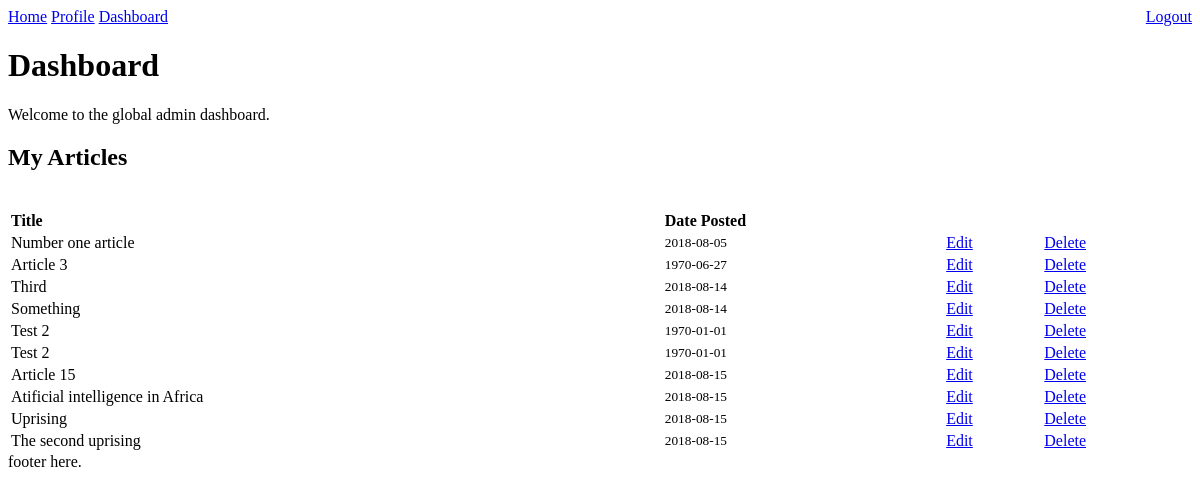
The page /dashboard.php (signed in) on the database as committed earlier.
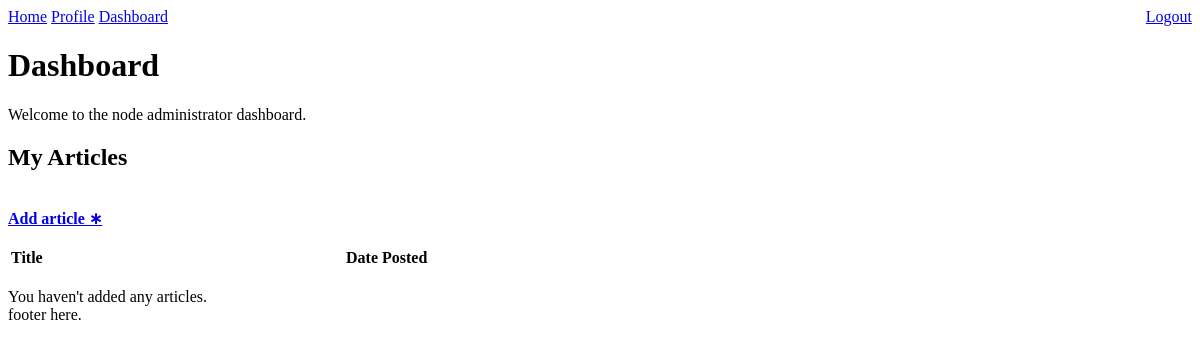
The same page on the database as committed later.
### tables this page shows
CREATE TABLE `articles` (
  `article_id` int(11) NOT NULL,
  `article_title` varchar(255) NOT NULL,
  `article_author` varchar(255) NOT NULL,
  `article_content` text NOT NULL,
  `article_timestamp` int(11) NOT NULL,
  `article_url` varchar(255) NOT NULL
);

### assets/php/classes/person.php (called while the page is built, shortened)
<?php
class Person{
    var $permission;
    function get_permission(){
        return $this -> permission;
    }
}
?>

### assets/php/fetch_data.php (called while the page is built, shortened)
<?php
    include './assets/php/connection.php';
    $articles = array();
    $query = "SELECT * FROM articles";
    $articles_from_db = mysqli_query($dbc, $query);
?>

### assets/php/classes/article.php (called while the page is built, shortened)
<?php
    class Article{
        var $id;
        var $title;
        var $date;
        function __construct(){
            $this -> id = null;
            $this -> title = 'Untitled';
            $this -> date = new DateTime();
        }
        function set_details($id, $title, $authors, $abstract, $date, $url){
            $this->id = $id;
            $this->title = $title;
            $this->date = $date;
        }
        function get_id(){
            return $this->id;
        }
        function get_title(){
            return $this->title;
        }
        function get_date(){
            return $this->date;
        }
    }
?>

### assets/php/dependencies.php (called while the page is built)
<?php
    include './assets/php/fetch_data.php';
?>

### assets/php/global_dashboard.php (the view, shortened to what this page needs)
<?php
    echo "Welcome to the global admin dashboard.";
    ?><h2>My Articles</h2>
    <br>  <table style="width:100%">
  <tr>
    <th style="text-align: left;">Title</th>
    <th style="text-align: left;">Date Posted</th>
    <th style="text-align: left;"></th>
  </tr><?php
    foreach ($articles as $article):
        ?>
       <tr>
        <td><?php echo $article->get_title(); ?></td>
        <td><small><?php echo date('Y-m-d',$article->get_date()); ?></small></td>
        <td><a href=<?php $i = $article->get_id(); echo "./includes/edit.php?edit=$i";?>>Edit</a></td>
        <td><a href=<?php $i = $article->get_id(); echo "./includes/delete.php?edit=$i";?>>Delete</a></td>
        </tr>
    <?php endforeach;
    ?>
    </table>

### dashboard.php (shortened to what this page needs)
<html lang="en">
<head>
    <?php include './assets/php/dependencies.php';?>
    <?php include './assets/php/session.php';?>
</head>
<body>
    <?php include './assets/php/header.php';?>
    <h1>Dashboard</h1>
    <?php
        switch ($user_permission){
            case 2:
            include './assets/php/node_dashboard.php';
            break;
            case 3:
                include './assets/php/global_dashboard.php';
            break;
        }
    ?>
    <?php include './assets/php/footer.php';?>
</body>
</html>

### assets/php/header.php (shortened to what this page needs)
<div>
    <a href='./'>Home</a>
    <?php
    if (isset($_SESSION['user'])){
        $user = unserialize($_SESSION['user']);
        $user_permission = $user->get_permission();
    }else{
        $user_permission = 0;
    }
        if (isset($_SESSION) && $_SESSION['logged_in'] == 'true'){
            echo "
            <a href='./profile.php'>Profile</a> ";
            if (($user_permission == 1) || ($user_permission == 2) || ($user_permission == 3) ){
            echo " <a href='./dashboard.php'>Dashboard</a> ";} ?>
            <div style="float: right">
            <?php echo "<a href='./logout.php'>Logout</a>";?>
            </div>
            <?php
        }
    ?>
</div>

### assets/php/footer.php
<div>footer here.</div>

### assets/php/node_dashboard.php (shortened to what this page needs)
<?php
    echo "Welcome to the node administrator dashboard.";
?>
<h2>My Articles</h2>
    <br>  <table style="width:100%">
  <tr>
    <th style="text-align: left;">Title</th>
    <th style="text-align: left;">Date Posted</th>
    <th style="text-align: left;"></th>
  </tr>
  <b><a href="includes/add.php">Add article &lowast;</a></b>
    <br><br>
    <?php
    $count = 0;
    foreach ($articles as $article):
      $edit = false;
      if (!$edit)
      continue;
      $count++;
        ?>
    <?php endforeach;
    ?>
    </table>
    <?php
    if($count==0)
    echo "<br>You haven't added any articles.<br>";
    ?>

Rows that differ between the two databases and show on the page:
removed articles: article_title "Number one article", article_timestamp "2018-08-05"
removed articles: article_title "Article 3", article_timestamp "1970-06-27"
removed articles: article_title "Third", article_timestamp "2018-08-14"
removed articles: article_title "Something", article_timestamp "2018-08-14"
removed articles: article_title "Test 2", article_timestamp "1970-01-01"
removed articles: article_title "Test 2", article_timestamp "1970-01-01"
removed articles: article_title "Article 15", article_timestamp "2018-08-15"
removed articles: article_title "Atificial intelligence in Africa", article_timestamp "2018-08-15"
removed articles: article_title "Uprising", article_timestamp "2018-08-15"
removed articles: article_title "The second uprising", article_timestamp "2018-08-15"
Other text that changed with them:
text no longer shown: "Welcome to the global admin dashboard."
text now shown: "Welcome to the node administrator dashboard. Add article ∗ You haven't added any articles."
